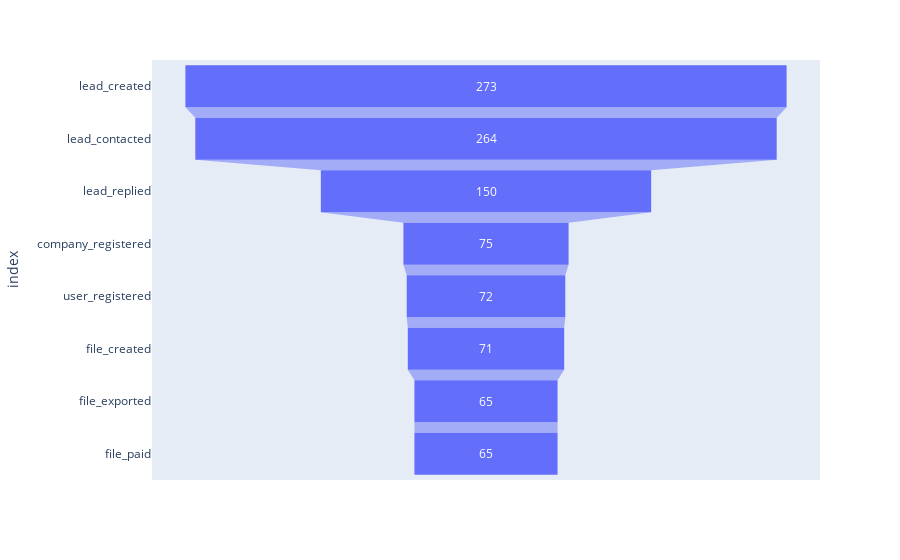

The code cell stored with this chart in its notebook:
### Code cell


### Figure 1 — Plotly figure (JSON) as saved in the notebook; plotly's stock layout.template omitted (floating-point values rounded to 4 significant figures)
{"data": [{"hovertemplate": "values=%{x}<br>index=%{y}<extra></extra>", "legendgroup": "", "marker": {"color": "#636efa"}, "name": "", "orientation": "h", "showlegend": false, "type": "funnel", "x": [273, 264, 150, 75, 72, 71, 65, 65], "xaxis": "x", "y": ["lead_created", "lead_contacted", "lead_replied", "company_registered", "user_registered", "file_created", "file_exported", "file_paid"], "yaxis": "y"}], "layout": {"autosize": true, "legend": {"tracegroupgap": 0}, "margin": {"t": 60}, "xaxis": {"anchor": "y", "autorange": true, "domain": [0, 1], "range": [-151.7, 151.7], "title": {"text": "values"}, "type": "linear"}, "yaxis": {"anchor": "x", "autorange": true, "domain": [0, 1], "range": [7.5, -0.5], "title": {"text": "index"}, "type": "category"}}}
